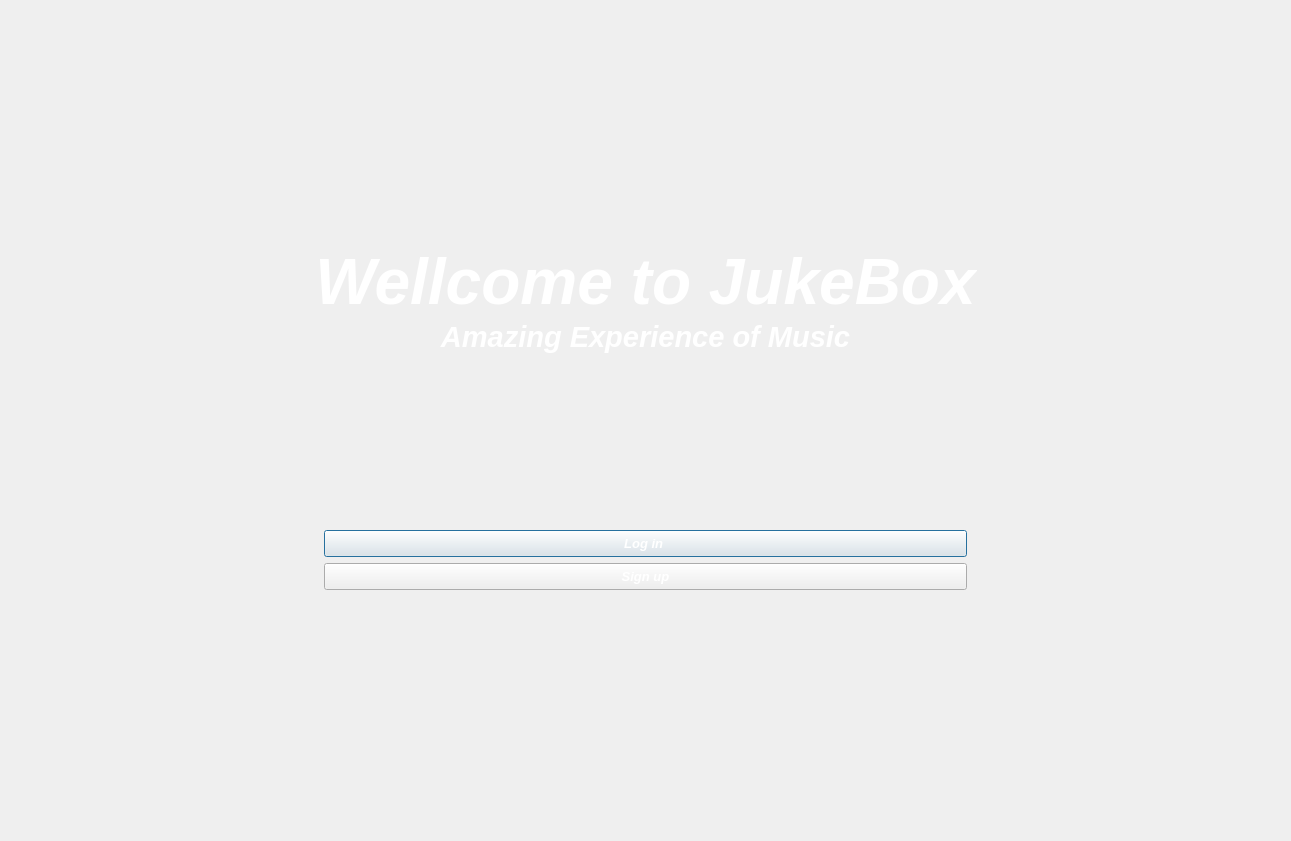
<?xml version="1.0" encoding="UTF-8"?>
<ui version="4.0">
 <class>ChoiceWindow</class>
 <widget class="QDialog" name="ChoiceWindow">
  <property name="geometry">
   <rect>
    <x>0</x>
    <y>0</y>
    <width>1291</width>
    <height>841</height>
   </rect>
  </property>
  <property name="minimumSize">
   <size>
    <width>1034</width>
    <height>0</height>
   </size>
  </property>
  <property name="windowTitle">
   <string>Dialog</string>
  </property>
  <property name="styleSheet">
   <string notr="true">QDialog {
    background-image: url(:/dailogs-images/images/157822-concert-fortnite_extended_set-electronic_dance_music-here_with_me-automotive_lighting-3840x2160.jpg);
    background-repeat: no-repeat;
    background-position: center; 
    background-size: cover;    
}</string>
  </property>
  <layout class="QGridLayout" name="gridLayout">
   <item row="0" column="1">
    <spacer name="verticalSpacer_2">
     <property name="orientation">
      <enum>Qt::Orientation::Vertical</enum>
     </property>
     <property name="sizeHint" stdset="0">
      <size>
       <width>20</width>
       <height>40</height>
      </size>
     </property>
    </spacer>
   </item>
   <item row="2" column="0">
    <spacer name="horizontalSpacer">
     <property name="orientation">
      <enum>Qt::Orientation::Horizontal</enum>
     </property>
     <property name="sizeHint" stdset="0">
      <size>
       <width>40</width>
       <height>20</height>
      </size>
     </property>
    </spacer>
   </item>
   <item row="2" column="2">
    <spacer name="horizontalSpacer_2">
     <property name="orientation">
      <enum>Qt::Orientation::Horizontal</enum>
     </property>
     <property name="sizeHint" stdset="0">
      <size>
       <width>40</width>
       <height>20</height>
      </size>
     </property>
    </spacer>
   </item>
   <item row="3" column="1">
    <spacer name="verticalSpacer">
     <property name="orientation">
      <enum>Qt::Orientation::Vertical</enum>
     </property>
     <property name="sizeHint" stdset="0">
      <size>
       <width>20</width>
       <height>40</height>
      </size>
     </property>
    </spacer>
   </item>
   <item row="2" column="1">
    <layout class="QVBoxLayout" name="verticalLayout_2">
     <item>
      <layout class="QVBoxLayout" name="verticalLayout">
       <property name="sizeConstraint">
        <enum>QLayout::SizeConstraint::SetNoConstraint</enum>
       </property>
       <property name="leftMargin">
        <number>10</number>
       </property>
       <property name="topMargin">
        <number>5</number>
       </property>
       <property name="rightMargin">
        <number>10</number>
       </property>
       <property name="bottomMargin">
        <number>5</number>
       </property>
       <item>
        <spacer name="verticalSpacer_3">
         <property name="orientation">
          <enum>Qt::Orientation::Vertical</enum>
         </property>
         <property name="sizeHint" stdset="0">
          <size>
           <width>20</width>
           <height>40</height>
          </size>
         </property>
        </spacer>
       </item>
       <item>
        <widget class="QPushButton" name="pushButton_login">
         <property name="toolTip">
          <string>&lt;html&gt;&lt;head/&gt;&lt;body&gt;&lt;p&gt;&lt;br/&gt;&lt;/p&gt;&lt;/body&gt;&lt;/html&gt;</string>
         </property>
         <property name="styleSheet">
          <string notr="true">QPushButton {
    font-family: &quot;Segoe UI&quot;, &quot;Arial&quot;, sans-serif; 
    font-size: 10pt;                           
    font-weight: 700;                           
    font-style: italic;                        
    color: white;                               
    /*background-color: transparent;            
    border: none;       */                        
    padding: 5px;                               
}
</string>
         </property>
         <property name="text">
          <string>                    Log in                     </string>
         </property>
        </widget>
       </item>
       <item>
        <widget class="QPushButton" name="pushButton_signup">
         <property name="styleSheet">
          <string notr="true">QPushButton {
    font-family: &quot;Segoe UI&quot;, &quot;Arial&quot;, sans-serif; 
    font-size: 10pt;                           
    font-weight: 700;                           
    font-style: italic;                        
    color: white;                               
    /*background-color: transparent;            
    border: none;       */                        
    padding: 5px;                               
}
</string>
         </property>
         <property name="text">
          <string>Sign up</string>
         </property>
        </widget>
       </item>
      </layout>
     </item>
    </layout>
   </item>
   <item row="1" column="1">
    <widget class="QLabel" name="label_wellcome">
     <property name="styleSheet">
      <string notr="true"/>
     </property>
     <property name="text">
      <string>&lt;html&gt;&lt;head/&gt;&lt;body&gt;&lt;p align=&quot;center&quot;&gt;&lt;span style=&quot; font-size:48pt; font-weight:700; font-style:italic; color:#ffffff;&quot;&gt;Wellcome to JukeBox&lt;br/&gt;&lt;/span&gt;&lt;span style=&quot; font-size:22pt; font-weight:700; font-style:italic; color:#ffffff;&quot;&gt;Amazing Experience of Music&lt;/span&gt;&lt;/p&gt;&lt;/body&gt;&lt;/html&gt;</string>
     </property>
     <property name="wordWrap">
      <bool>false</bool>
     </property>
    </widget>
   </item>
  </layout>
 </widget>
 <resources/>
 <connections/>
</ui>
